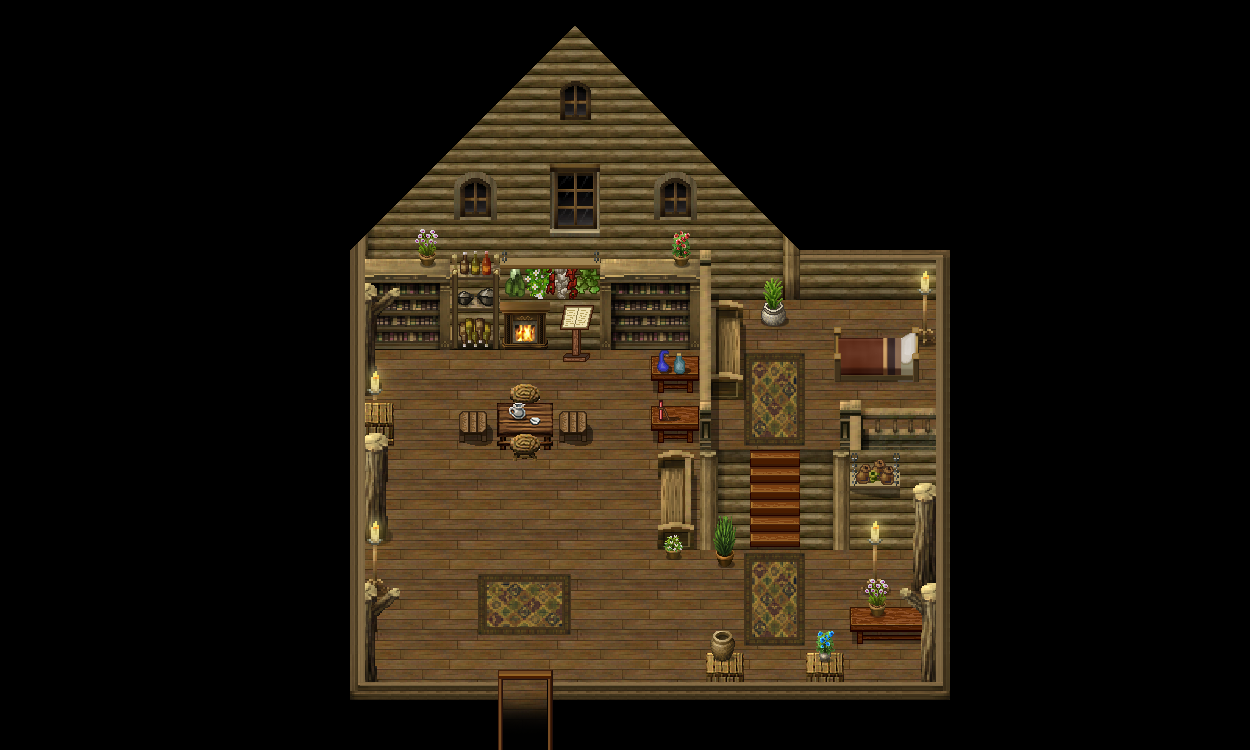

Below is a game level as drawn by its tile map, then a one-line description and the .tmx that defines it (tile-layer data replaced by summaries):
An orthogonal 25x15 tile map with 50x50 px tiles, 10 tile layers (BG 1, BG 2, BG 3, BG 4, ...), 1 hidden layer not drawn, 3 tilesets and 13 objects.

<map version="1.0" orientation="orthogonal" renderorder="right-down" width="25" height="15" tilewidth="50" tileheight="50" nextobjectid="127">
 <properties>
  <property name="dimming" value="0.3" />
  <property name="name" value="ElderHome" />
  <property name="tilesetpath" value="res/map/elderhome/tileset_map_elderhome.png" />
 </properties>
 <tileset firstgid="1" name="tileset_map_elderhome" tilewidth="50" tileheight="50" spacing="2" margin="1" tilecount="361" columns="19">
  <image source="../tilesets/tileset_map_elderhome.png" width="1000" height="1000" />
  <tile id="140">
   <animation>
    <frame tileid="140" duration="100" />
    <frame tileid="141" duration="100" />
    <frame tileid="142" duration="100" />
   </animation>
  </tile>
  <tile id="254">
   <animation>
    <frame tileid="254" duration="100" />
    <frame tileid="255" duration="100" />
   </animation>
  </tile>
 </tileset>
 <tileset firstgid="362" name="tileset_map_npcs" tilewidth="50" tileheight="50" spacing="2" margin="1" tilecount="35" columns="7">
  <image source="../tilesets/tileset_map_npcs.png" width="364" height="260" />
 </tileset>
 <tileset firstgid="397" name="tileset_map_dynamic_tiles" tilewidth="50" tileheight="50" spacing="2" margin="1" tilecount="100" columns="20">
  <image source="../tilesets/tileset_map_dynamic_tiles.png" width="1040" height="260" />
 </tileset>
 <layer name="BG 1" width="25" height="15">
  <data>[375 cells, 375 non-empty, 8 distinct tile ids]</data>
 </layer>
 <layer name="BG 2" width="25" height="15">
  <data>[375 cells, 321 non-empty, 55 distinct tile ids]</data>
 </layer>
 <layer name="BG 3" width="25" height="15">
  <data>[375 cells, 39 non-empty, 34 distinct tile ids]</data>
 </layer>
 <layer name="BG 4" width="25" height="15">
  <data>[375 cells, 2 non-empty, 2 distinct tile ids]</data>
 </layer>
 <layer name="LFG 1" width="25" height="15">
  <data>[375 cells, 4 non-empty, 4 distinct tile ids]</data>
 </layer>
 <layer name="LFG 2" width="25" height="15">
  <data>[375 cells, 4 non-empty, 1 distinct tile ids]</data>
 </layer>
 <layer name="FG 1" width="25" height="15">
  <data>[375 cells, 35 non-empty, 15 distinct tile ids]</data>
 </layer>
 <layer name="FG 2" width="25" height="15">
  <data>[375 cells, 16 non-empty, 14 distinct tile ids]</data>
 </layer>
 <layer name="dynamic cooking" width="25" height="15">
  <data>[375 cells, 0 non-empty, 0 distinct tile ids]</data>
 </layer>
 <layer name="dynamic waypoint" width="25" height="15">
  <data>[375 cells, 0 non-empty, 0 distinct tile ids]</data>
 </layer>
 <layer name="collidable" width="25" height="15" visible="0">
  <data>[375 cells, 307 non-empty, 1 distinct tile ids]</data>
 </layer>
 <objectgroup name="collidable">
  <object id="114" x="707" y="655" width="34" height="40" />
  <object id="115" x="808" y="655" width="34" height="37" />
  <object id="116" x="851" y="608" width="55" height="39" />
  <object id="117" x="835" y="350" width="84" height="30" />
  <object id="118" x="916" y="299" width="19" height="44" />
  <object id="119" x="562" y="346" width="25" height="14" />
 </objectgroup>
 <objectgroup name="light">
  <object id="120" x="271" y="293" width="209" height="183">
   <ellipse />
  </object>
  <object id="121" x="819.5" y="195.5" width="209" height="183">
   <ellipse />
  </object>
  <object id="122" x="769.5" y="444.5" width="209" height="183">
   <ellipse />
  </object>
  <object id="123" x="269.5" y="441.5" width="209" height="183">
   <ellipse />
  </object>
  <object id="124" x="447.5" y="255.5" width="146.5" height="139.5">
   <ellipse />
  </object>
 </objectgroup>
 <objectgroup name="npc">
  <object id="125" gid="366" x="549" y="446" width="50" height="50">
   <properties>
    <property name="dialogueid" value="res/npc/npc_rhendal/dl_npc_rhendal.lua" />
    <property name="dialoguetexture" value="250,250" />
    <property name="id" value="npc_rhendal" />
    <property name="routineid" value="res/npc/npc_rhendal/ru_npc_rhendal.lua" />
    <property name="spritesheetpath" value="res/npc/npc_rhendal/spritesheet_npc_rhendal.png" />
   </properties>
  </object>
 </objectgroup>
 <objectgroup name="trigger">
  <object id="126" x="503" y="708" width="45" height="41">
   <properties>
    <property name="map entry" value="res/map/meadows/meadows.tmx,2020,1830" />
    <property name="persistent" value="" />
   </properties>
  </object>
 </objectgroup>
</map>
